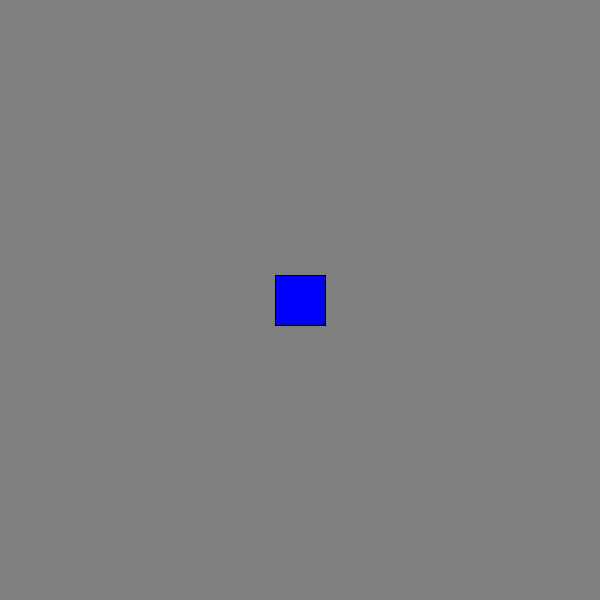
Frame 1 (no input)
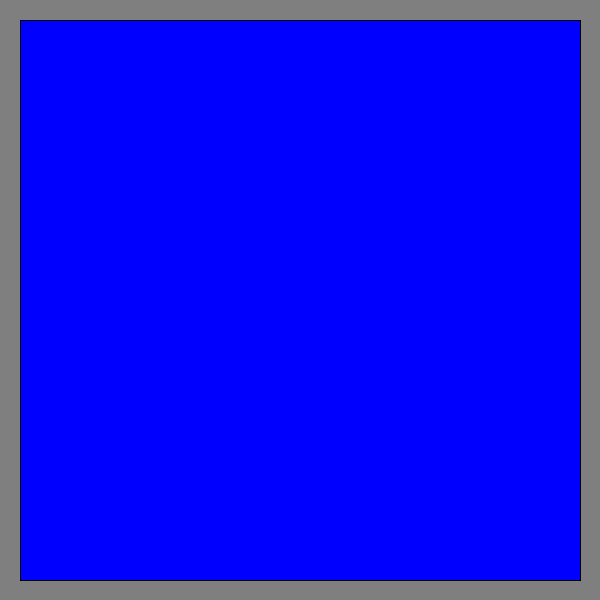
Frame 60 (the mouse pressed at the canvas centre just before this capture)
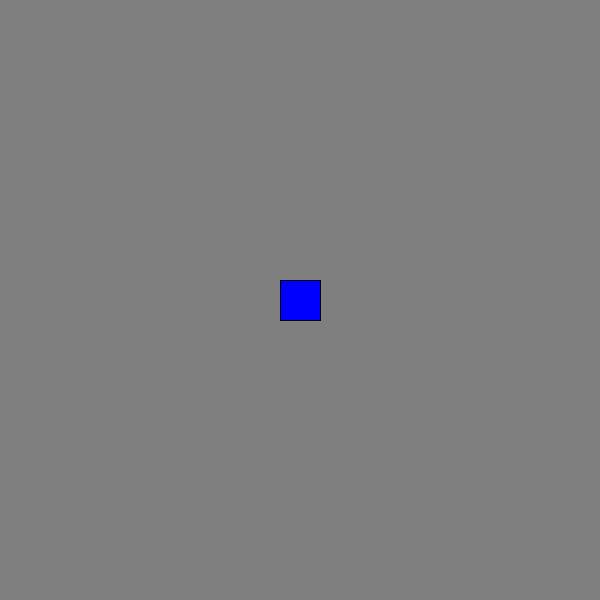
Frame 120 (the mouse held since frame 60 and released just before this capture)

The Processing sketch that drew these frames (run headless with seeded random() and noise(); from frame 60 on, the mouse is pressed at the canvas centre):

// Processing sketch: Question_3
// ── Question_3.pde
int w = 50; // width of rectangle
int h = 50; // height of rectangle
int wc = 10; // change in width
int hc = 10; // change in height
void setup() {
  size(600, 600);
}

void draw() {
  background(127);
  fill(0, 0, 255);
  rectMode(CENTER);
  rect(width/2, height/2, w, h);
  w+=wc;
  h+=hc;

  if (w >= width && h >= height) {
    wc *= -1;
    hc*= -1;
  }
}
